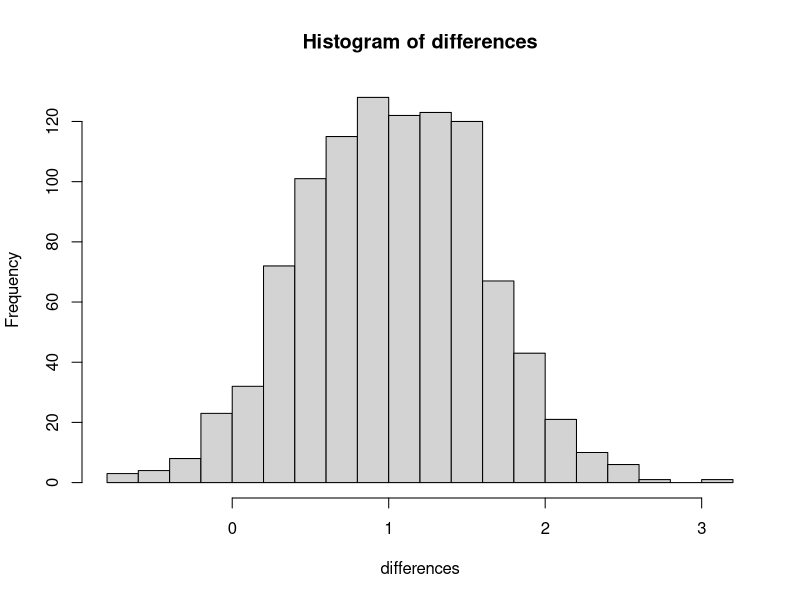
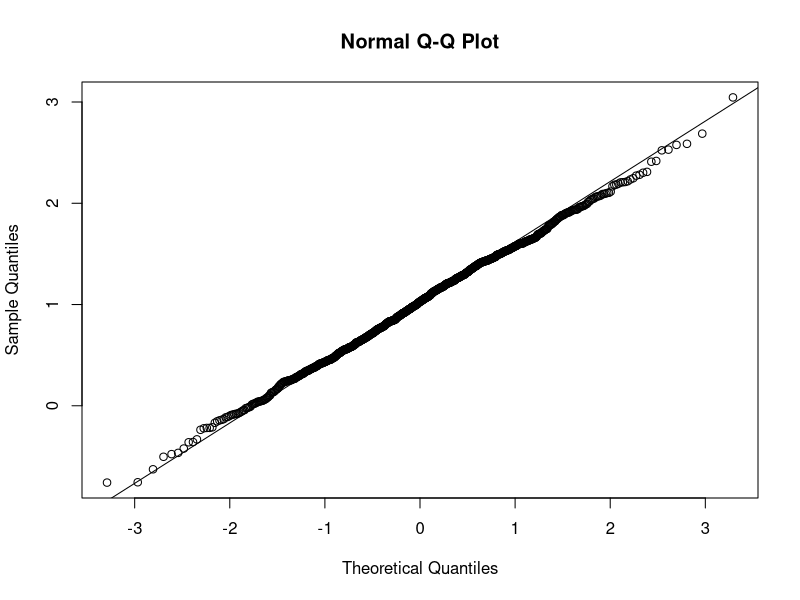
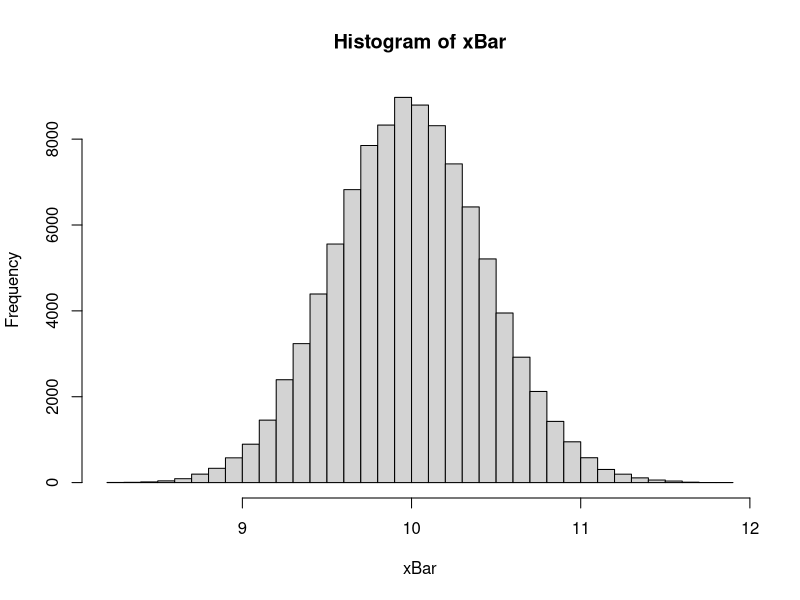
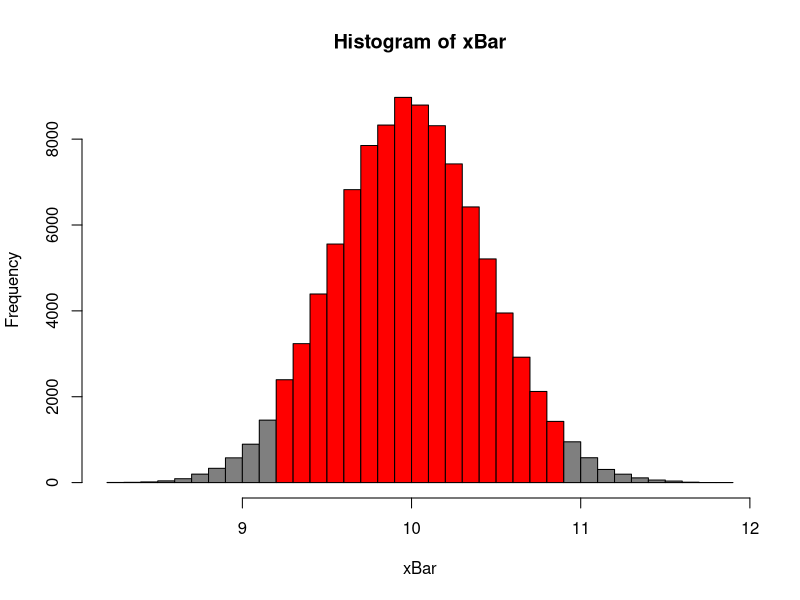

Here is the R script that generated these plots, in order:
## ---- chunk 1
3 + 2
3 - 2
3 * 2
3 / 2
## ---- chunk 2
3 ^ 2
2 ^ (-3)
100 ^ (1 / 2)
sqrt(1 / 2)
exp(1)
## ---- chunk 3
pi
exp(1)
## ---- chunk 4
log(10) # natural log
log10(1000) # base 10 log
log2(8) # base 2 log
log(16, base = 4) # base 4 log
## ---- chunk 5
sin(pi / 2)
cos(0)
## ---- chunk 6
x = c(1, 3, 5, 7, 8, 9)
x
## ---- chunk 7
y = 1:20
y
## ---- chunk 8
(z = seq(1, 2, 0.1))
## ---- chunk 9
x
x[3]
x[1:3]
x[-2]
## ---- chunk 10
x = 1:10
x + 1
2 * x
2 ^ x
sqrt(x)
log(x)
## ---- chunk 11
x = 1:9
x
X = matrix(x, nrow = 3, ncol = 3)
X
Y = matrix(x, nrow = 3, ncol = 3, byrow = TRUE)
Y
Z = matrix(0, 2, 4)
Z
X
X[1, 2]
X[1, ]
X[, 2]
X[2, c(1, 3)]
## ---- chunk 12
x = 1:9
rev(x)
rep(1, 9)
cbind(x, rev(x), rep(1, 9))
rbind(x, rev(x), rep(1, 9))
## ---- chunk 13
x = 1:9
y = 9:1
X = matrix(x, 3, 3)
Y = matrix(y, 3, 3)
X
Y
## ---- chunk 14
X + Y
X - Y
X * Y
X / Y
## ---- chunk 15
X %*% Y
t(X)
Z = matrix(c(9, 2, -3, 2, 4, -2, -3, -2, 16), 3, byrow = T)
Z
solve(Z)
X = matrix(1:6, 2, 3)
X
dim(X)
rowSums(X)
colSums(X)
rowMeans(X)
colMeans(X)
diag(Z)
diag(1:5)
diag(5)
## ---- chunk 16
dnorm(3, mean = 2, sd = 5)
## ---- chunk 17
pnorm(3, mean = 2, sd = 5)
## ---- chunk 18
qnorm(0.975, mean = 2, sd = 5)
## ---- chunk 19
rnorm(10, mean = 2, sd = 5)
## ---- chunk 20
heights = c(110, 120, 115, 136, 205, 156, 175)
weights = c(64, 67, 62, 60, 77, 70, 66)
heights < 121 | heights == 156
weights[heights > 150]
## ---- chunk 21
x = 1
y = 3
if (x > y) {
  z = x * y
  print("x is larger than y")
} else {
  z = x + 5 * y
  print("x is less than or equal to y")
}

z
## ---- chunk 22
x = 11:15
for (i in 1:5) {
  x[i] = x[i] + 1
}

x
## ---- chunk 23
x = 11:15
x = x + 1
x
## ---- chunk 24
standardize = function(x) {
  m = mean(x)
  std = sd(x)
  result = (x - m) / std
  result
}
  
x = rnorm(10, 2, 25)
standardize(x)
## ---- chunk 25
get_sd = function(y, biased = FALSE) {
  n = length(y)
  if (biased) {
    std = sqrt((1 / n) * sum((y - mean(y)) ^ 2))
  } else {
    std = sqrt((1 / (n - 1)) * sum((y - mean(y)) ^ 2))
  }
  std
}
## ---- chunk 26
x = c(15.5, 16.2, 16.1, 15.8, 15.6, 16.0, 15.8, 15.9, 16.2)
mean(x)
sd(x)
## ---- chunk 27
t.test(x, alternative = c("two.sided"), conf.level = 0.95)
## ---- chunk 28
tt = t.test(x, alternative = c("two.sided"), conf.level = 0.95)
tt$conf.int
## ---- chunk 29
qt(0.975, 8)
c(mean(x) - qt(0.975, 8) * sd(x) / sqrt(9),
  mean(x) + qt(0.975, 8) * sd(x) / sqrt(9))
## ---- chunk 30
t.test(x, mu = 16, alternative = c("less"), conf.level = 0.95)
## ---- chunk 31
x = c(70, 82, 78, 74, 94, 82)
y = c(64, 72, 60, 76, 72, 80, 84, 68)
t.test(x, y, alternative = c("greater"), var.equal = TRUE)
## ---- chunk 32
sPooled2 = ((6 - 1) * var(x) + (8 - 1) * var(y)) / (6 + 8 - 2)
sPooled2

test_stat = (mean(x) - mean(y)) / sqrt(sPooled2 * (1 / 6 + 1 / 8))
test_stat
1 - pt(test_stat, 6 + 8 - 2)
## ---- chunk 33
z = 1 / sqrt(0.32)
pnorm(z) - pnorm(-z)
## ---- chunk 34
set.seed(42)
sampleSize = 25
mu1 = 6
mu2 = 5
std = 2

samples = 1000
count = 0
differences = c(1:samples)

for (i in 1:samples) {
  x1 = rnorm(sampleSize, mu1, std)
  x2 = rnorm(sampleSize, mu2, std)
  differences[i] = mean(x1) - mean(x2)
  if ((differences[i] > 0) & (differences[i] < 2)) {
  count = count + 1
  }
}

count / samples
mean(0 < differences & differences < 2)

hist(differences, breaks = 20)

qqnorm(differences)
qqline(differences)
## ---- chunk 35
sampleSize = 50
mu = 10
samples = 100000
xBar = rep(0, samples)

for(i in 1:samples){
  xBar[i] = mean(rpois(sampleSize, lambda = mu))
}

hist(xBar, breaks = 50)

c(mean(xBar), mu)
c(sd(xBar), sqrt(mu) / sqrt(sampleSize))

mean(xBar > mu - 2 * sqrt(mu) / sqrt(sampleSize) &
       xBar < mu + 2 * sqrt(mu) / sqrt(sampleSize))

histgm = hist(xBar, breaks = 50, plot = FALSE)
plot(
  histgm,
  col = ifelse(
    histgm$breaks > mu - 2 * sqrt(mu) / sqrt(sampleSize) &
      histgm$breaks < mu + 2 * sqrt(mu) / sqrt(sampleSize),
    "red",
    "gray50"
  )
)
